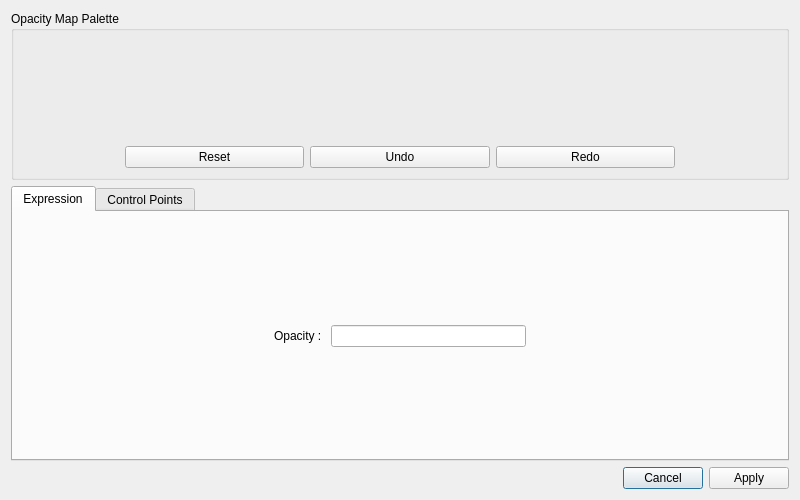
<?xml version="1.0" encoding="UTF-8"?>
<ui version="4.0">
 <class>OpacityMapEditor</class>
 <widget class="QDialog" name="OpacityMapEditor">
  <property name="geometry">
   <rect>
    <x>0</x>
    <y>0</y>
    <width>800</width>
    <height>500</height>
   </rect>
  </property>
  <property name="minimumSize">
   <size>
    <width>800</width>
    <height>0</height>
   </size>
  </property>
  <property name="windowTitle">
   <string>Dialog</string>
  </property>
  <layout class="QGridLayout" name="gridLayout_2">
   <item row="2" column="0">
    <spacer name="horizontalSpacer_6">
     <property name="orientation">
      <enum>Qt::Horizontal</enum>
     </property>
     <property name="sizeHint" stdset="0">
      <size>
       <width>40</width>
       <height>20</height>
      </size>
     </property>
    </spacer>
   </item>
   <item row="2" column="1">
    <widget class="QPushButton" name="cancelPushButton">
     <property name="text">
      <string>Cancel</string>
     </property>
    </widget>
   </item>
   <item row="2" column="2">
    <widget class="QPushButton" name="applyPushButton">
     <property name="text">
      <string>Apply</string>
     </property>
    </widget>
   </item>
   <item row="1" column="0" colspan="3">
    <widget class="QTabWidget" name="tabWidget">
     <property name="currentIndex">
      <number>0</number>
     </property>
     <widget class="QWidget" name="expression">
      <attribute name="title">
       <string>Expression</string>
      </attribute>
      <layout class="QGridLayout" name="gridLayout_6">
       <item row="0" column="0">
        <layout class="QGridLayout" name="gridLayout_4">
         <item row="1" column="2">
          <spacer name="horizontalSpacer_2">
           <property name="orientation">
            <enum>Qt::Horizontal</enum>
           </property>
           <property name="sizeHint" stdset="0">
            <size>
             <width>40</width>
             <height>20</height>
            </size>
           </property>
          </spacer>
         </item>
         <item row="1" column="0">
          <spacer name="horizontalSpacer">
           <property name="orientation">
            <enum>Qt::Horizontal</enum>
           </property>
           <property name="sizeHint" stdset="0">
            <size>
             <width>40</width>
             <height>20</height>
            </size>
           </property>
          </spacer>
         </item>
         <item row="2" column="1">
          <spacer name="verticalSpacer_2">
           <property name="orientation">
            <enum>Qt::Vertical</enum>
           </property>
           <property name="sizeHint" stdset="0">
            <size>
             <width>20</width>
             <height>40</height>
            </size>
           </property>
          </spacer>
         </item>
         <item row="0" column="1">
          <spacer name="verticalSpacer">
           <property name="orientation">
            <enum>Qt::Vertical</enum>
           </property>
           <property name="sizeHint" stdset="0">
            <size>
             <width>20</width>
             <height>40</height>
            </size>
           </property>
          </spacer>
         </item>
         <item row="1" column="1">
          <layout class="QFormLayout" name="formLayout_3">
           <item row="0" column="0">
            <widget class="QLabel" name="label_7">
             <property name="text">
              <string>Opacity : </string>
             </property>
            </widget>
           </item>
           <item row="0" column="1">
            <widget class="QLineEdit" name="opacityLineEdit"/>
           </item>
          </layout>
         </item>
        </layout>
       </item>
      </layout>
     </widget>
     <widget class="QWidget" name="controlPoints">
      <attribute name="title">
       <string>Control Points</string>
      </attribute>
      <layout class="QGridLayout" name="gridLayout_8">
       <item row="0" column="0">
        <spacer name="horizontalSpacer_5">
         <property name="orientation">
          <enum>Qt::Horizontal</enum>
         </property>
         <property name="sizeHint" stdset="0">
          <size>
           <width>40</width>
           <height>20</height>
          </size>
         </property>
        </spacer>
       </item>
       <item row="0" column="1">
        <widget class="QLabel" name="label">
         <property name="text">
          <string>Number of control points (Min : 2, Max : 256) : </string>
         </property>
        </widget>
       </item>
       <item row="0" column="2">
        <widget class="QSpinBox" name="numberOfControlPointsSpinBox">
         <property name="minimumSize">
          <size>
           <width>50</width>
           <height>0</height>
          </size>
         </property>
         <property name="minimum">
          <number>2</number>
         </property>
         <property name="maximum">
          <number>256</number>
         </property>
        </widget>
       </item>
       <item row="1" column="0" colspan="3">
        <widget class="QTableWidget" name="controlPointsTableWidget">
         <attribute name="horizontalHeaderStretchLastSection">
          <bool>false</bool>
         </attribute>
         <attribute name="verticalHeaderStretchLastSection">
          <bool>false</bool>
         </attribute>
         <column>
          <property name="text">
           <string>Points</string>
          </property>
         </column>
         <column>
          <property name="text">
           <string>Opacity</string>
          </property>
         </column>
        </widget>
       </item>
      </layout>
     </widget>
    </widget>
   </item>
   <item row="0" column="0" colspan="3">
    <widget class="QGroupBox" name="opacityMapPaletteGroupBox">
     <property name="title">
      <string>Opacity Map Palette</string>
     </property>
     <layout class="QGridLayout" name="gridLayout">
      <item row="0" column="0">
       <widget class="OpacityMapPalette" name="opacityMapPalette" native="true">
        <property name="minimumSize">
         <size>
          <width>550</width>
          <height>100</height>
         </size>
        </property>
        <property name="maximumSize">
         <size>
          <width>550</width>
          <height>100</height>
         </size>
        </property>
       </widget>
      </item>
      <item row="1" column="0">
       <layout class="QHBoxLayout" name="horizontalLayout">
        <item>
         <widget class="QPushButton" name="resetPushButton">
          <property name="text">
           <string>Reset</string>
          </property>
         </widget>
        </item>
        <item>
         <widget class="QPushButton" name="undoPushButton">
          <property name="text">
           <string>Undo</string>
          </property>
         </widget>
        </item>
        <item>
         <widget class="QPushButton" name="redoPushButton">
          <property name="text">
           <string>Redo</string>
          </property>
         </widget>
        </item>
       </layout>
      </item>
     </layout>
    </widget>
   </item>
  </layout>
 </widget>
 <customwidgets>
  <customwidget>
   <class>OpacityMapPalette</class>
   <extends>QWidget</extends>
   <header>OpacityMapPalette.h</header>
   <container>1</container>
  </customwidget>
 </customwidgets>
 <resources/>
 <connections/>
</ui>
